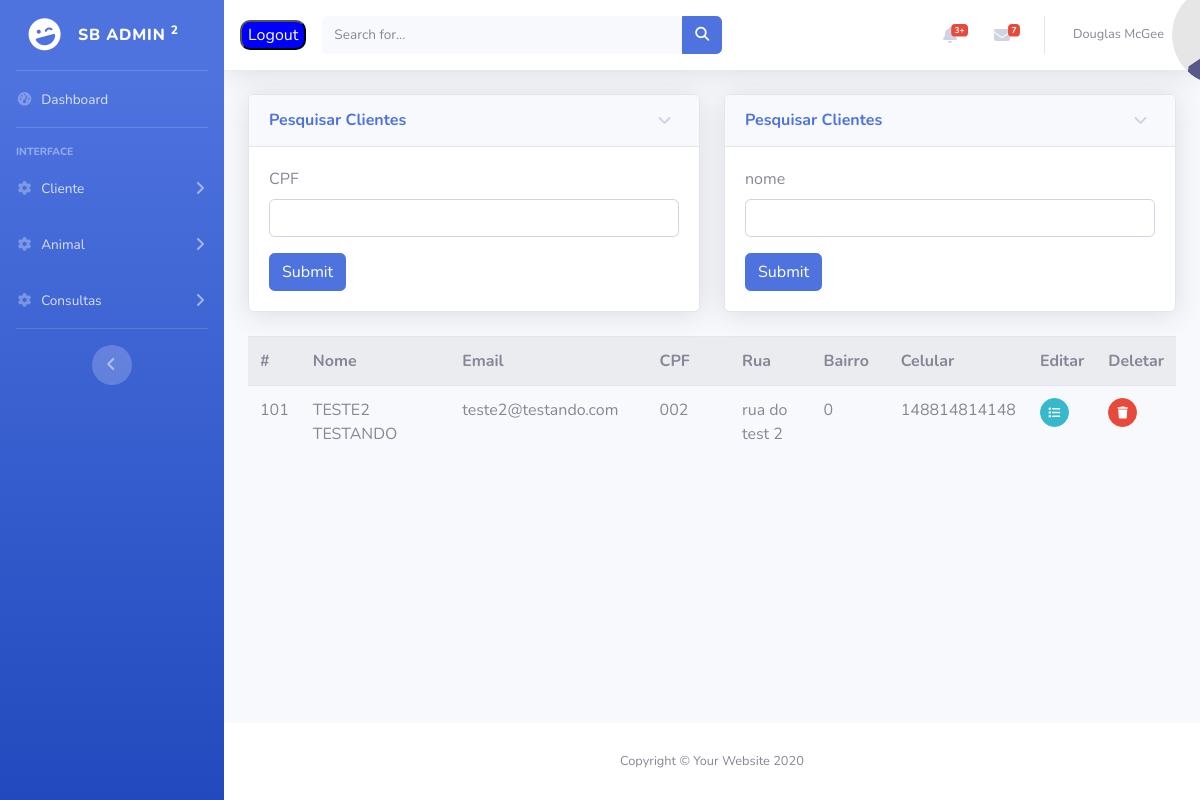
/produto/admin.php?rota=visualizar_cliente, run on an earlier commit of the app's database.
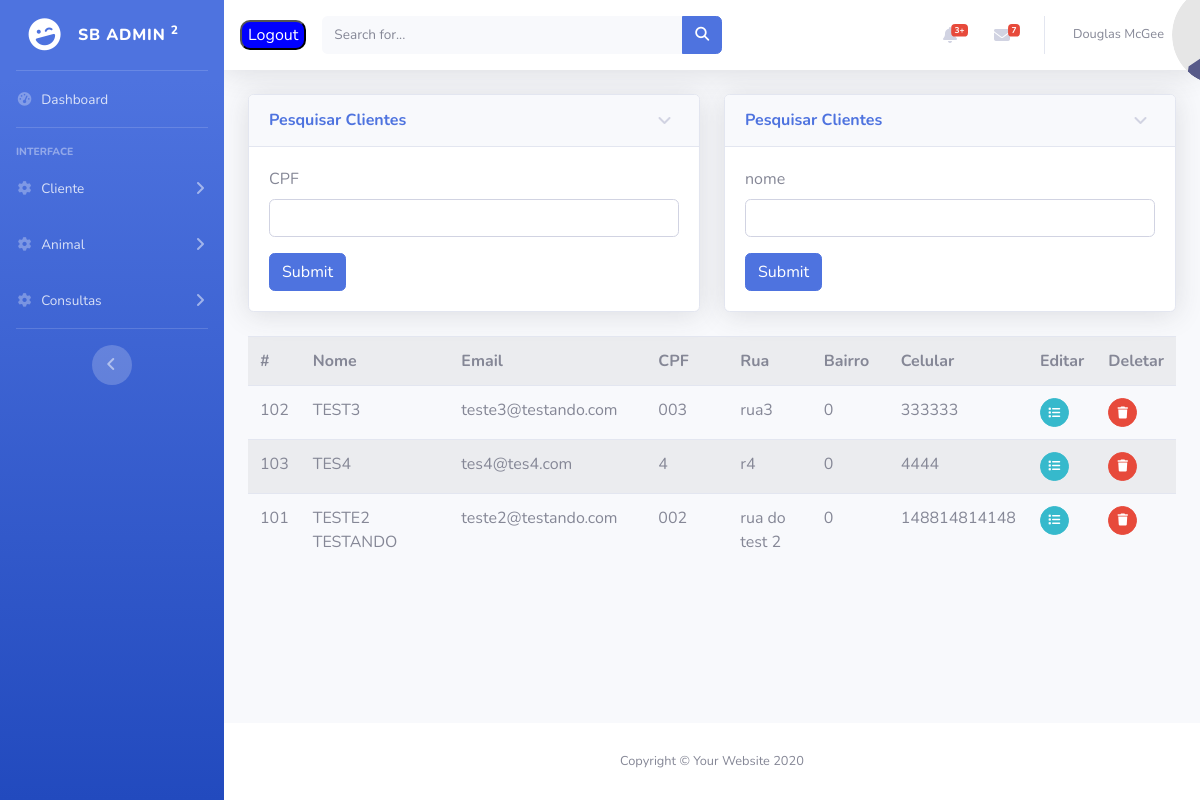
And on a later commit of the database.
### tables this page shows
CREATE TABLE `cliente` (
  `nome_cliente` varchar(40) NOT NULL,
  `id_cliente` int(10) NOT NULL,
  `email_cliente` varchar(20) NOT NULL,
  `cpf_cliente` varchar(15) NOT NULL,
  `celular_cliente` varchar(20) NOT NULL,
  `data_cadastro_cliente` date NOT NULL DEFAULT current_timestamp(),
  `rua_cliente` varchar(40) NOT NULL,
  `bairro_cliente` int(50) DEFAULT NULL
);

### classes/Cliente.php (called while the page is built, shortened)
<?php
include("../classes/Conexao.php");
class Cliente
{
    public $conexaoBD;
    public function  __construct()
    {
        $objConexao = new Conexao();
        $this->conexaoBD = $objConexao->getConexao();
    }
    public function selecionarClientes()
    {
        $sql = "select * from cliente order by data_cadastro_cliente DESC";
        $this->retornoBD = $this->conexaoBD->query($sql);
    }
}

### classes/Conexao.php (called while the page is built)
<?php
class Conexao{
    private $url;
    private $usuario;
    private $senha;
    private $baseDeDados;
    public function __construct() {
        $this->url = "127.0.0.1";
        $this->usuario = "root";
        $this->senha = '';
        $this->baseDeDados = 'clinica_pet';
    }
    public function getConexao() {
        return  new mysqli(
            $this->url,
            $this->usuario,
            $this->senha,
            $this->baseDeDados
        );
    }
}

### include/visualizarCliente.php (the view, shortened to what this page needs)
<?php
include_once("../classes/Cliente.php");
if (isset($_SESSION['administrador'])){
?>
<div class="row">
    <div class="col-lg-6">
        <div class="card shadow mb-8">
            <a href="#collapseCardExample" class="d-block card-header py-3" data-toggle="collapse" role="button" aria-expanded="true" aria-controls="collapseCardExample">
                <h6 class="m-0 font-weight-bold text-primary">Pesquisar Clientes</h6>
            </a>
            <div class="collapse show" id="collapseCardExample">
                <div class="card-body">
                    <form method="POST" action="">
                        <div class="mb-3">
                            <label for="cpf" class="form-label">CPF</label>
                            <input type="text" class="form-control" id="cpf-cliente" aria-describedby="cpfHelp" name="cpfCliente">
                        </div>
                        <button type="submit" class="btn btn-primary">Submit</button>
                    </form>
                </div>
            </div>
        </div>
    </div>
    <div class="col-lg-6">
        <div class="card shadow mb-8">
            <a href="#collapseCardExample" class="d-block card-header py-3" data-toggle="collapse" role="button" aria-expanded="true" aria-controls="collapseCardExample">
                <h6 class="m-0 font-weight-bold text-primary">Pesquisar Clientes</h6>
            </a>
            <div class="collapse show" id="collapseCardExample">
                <div class="card-body">
                    <form method="POST" action="">
                        <div class="mb-3">
                            <label for="nome" class="form-label">nome</label>
                            <input type="text" class="form-control" id="nome-cliente" aria-describedby="nomeHelp" name="nomeCliente">
                        </div>
                        <button type="submit" class="btn btn-primary">Submit</button>
                    </form>
                </div>
            </div>
        </div>
    </div>
</div>
<?php
$objCliente = new Cliente();
if (isset($_GET['id'])) {
    $objCliente->selecionarPorId($_GET['id']);
} else if (isset($_POST['cpfCliente'])) {
    $objCliente->selecionarPorCPF($_POST['cpfCliente']);
} else if (isset($_POST['nomeCliente'])) {
    $objCliente->selecionarPorNome($_POST['nomeCliente']);
} else {
    $objCliente->selecionarClientes();
}
if ($objCliente->retornoBD != null) {
?>
    <br/>
    <div class="row">
        <div class="col-12">
            <table class="table table-striped table-hover">
                <tr>
                    <th width="5%">#</th>
                    <th width="25%">Nome</th>
                    <th width="25%">Email</th>
                    <th width="15%">CPF</th>
                    <th width="15%">Rua</th>
                    <th width="10%">Bairro</th>
                    <th width="10%">Celular</th>
                    <th width="10%">Editar</th>
                    <th width="10%">Deletar</th>
                </tr>
                <?php
                while ($retorno = $objCliente->retornoBD->fetch_object()) {
                    echo '<tr><td>' . $retorno->id_cliente . '</td><td>' .
                        $retorno->nome_cliente . '</td><td>' .
                        $retorno->email_cliente . '</td><td>' .
                        $retorno->cpf_cliente . '</td><td>'.
                        $retorno->rua_cliente . '</td><td>'.
                        $retorno->bairro_cliente . '</td><td>'.
                        $retorno->celular_cliente . '</td>';
                    echo '<td><a href="?rota=editar_cliente&id='.$retorno->id_cliente.'" class="btn btn-info btn-circle btn-sm"><i class="fas fa-list"></i></a></td>';
                    echo '<td><a href="#" class="btn btn-danger btn-circle btn-sm" onclick=\'deletarCliente("' . $retorno->id_cliente . '")\';><i class="fas fa-trash"></i></a></td></tr>';
                }
                ?>
            </table>
        </div>
    </div>
<?php
}
}else{
    header("Location:../index.php");
}
?>

### produto/admin.php (shortened to what this page needs)
<!DOCTYPE html>
<html lang="pt-br">
<head>
    <link href="../vendor/fontawesome-free/css/all.min.css" rel="stylesheet" type="text/css">
    <link href="../css/sb-admin-2.min.css" rel="stylesheet">
</head>
<body id="page-top">
    <div id="wrapper">
        <ul class="navbar-nav bg-gradient-primary sidebar sidebar-dark accordion" id="accordionSidebar">
            <a class="sidebar-brand d-flex align-items-center justify-content-center" href="index.html">
                <div class="sidebar-brand-icon rotate-n-15">
                    <i class="fas fa-laugh-wink"></i>
                </div>
                <div class="sidebar-brand-text mx-3">SB Admin <sup>2</sup></div>
            </a>
            <hr class="sidebar-divider my-0">
            <li class="nav-item">
                <a class="nav-link" href="../dashboard.html">
                    <i class="fas fa-fw fa-tachometer-alt"></i>
                    <span>Dashboard</span></a>
            </li>
            <hr class="sidebar-divider">
            <div class="sidebar-heading">
                Interface
            </div>
            <li class="nav-item">
                <a class="nav-link collapsed" href="#" data-toggle="collapse" data-target="#collapseTwo"
                    aria-expanded="true" aria-controls="collapseTwo">
                    <i class="fas fa-fw fa-cog"></i>
                    <span>Cliente</span>
                </a>
            </li>
            <li class="nav-item">
                <a class="nav-link collapsed" href="#" data-toggle="collapse" data-target="#collapseTwo"
                    aria-expanded="true" aria-controls="collapseTwo">
                    <i class="fas fa-fw fa-cog"></i>
                    <span>Animal</span>
                </a>
            </li>
            <li class="nav-item">
                <a class="nav-link collapsed" href="#" data-toggle="collapse" data-target="#collapseTwo"
                    aria-expanded="true" aria-controls="collapseTwo">
                    <i class="fas fa-fw fa-cog"></i>
                    <span>Consultas</span>
                </a>
            </li>
            <hr class="sidebar-divider">
            <div class="text-center d-none d-md-inline">
                <button class="rounded-circle border-0" id="sidebarToggle"></button>
            </div>
        </ul>
        <div id="content-wrapper" class="d-flex flex-column">
            <div id="content">
                <nav class="navbar navbar-expand navbar-light bg-white topbar mb-4 static-top shadow">
                    <button onclick="window.location.href='./index.php'" onclick="$_SESSION['administrador'] = 'false'" style="background-color:blue;color:white;border-radius:10px;">Logout</button>
                    <form
                        class="d-none d-sm-inline-block form-inline mr-auto ml-md-3 my-2 my-md-0 mw-100 navbar-search">
                        <div class="input-group">
                            <input type="text" class="form-control bg-light border-0 small" placeholder="Search for..."
                                aria-label="Search" aria-describedby="basic-addon2">
                                <div class="input-group-append">
                                    <button class="btn btn-primary" type="button">
                                        <i class="fas fa-search fa-sm"></i>
                                    </button>
                                </div>
                                </div>
                    </form>
                    <ul class="navbar-nav ml-auto">
                        <li class="nav-item dropdown no-arrow mx-1">
                            <a class="nav-link dropdown-toggle" href="#" id="alertsDropdown" role="button"
                                data-toggle="dropdown" aria-haspopup="true" aria-expanded="false">
                                <i class="fas fa-bell fa-fw"></i>
                                <span class="badge badge-danger badge-counter">3+</span>
                            </a>
                        </li>
                        <li class="nav-item dropdown no-arrow mx-1">
                            <a class="nav-link dropdown-toggle" href="#" id="messagesDropdown" role="button"
                                data-toggle="dropdown" aria-haspopup="true" aria-expanded="false">
                                <i class="fas fa-envelope fa-fw"></i>
                                <span class="badge badge-danger badge-counter">7</span>
                            </a>
                        </li>
                        <li class="nav-item dropdown no-arrow">
                            <a class="nav-link dropdown-toggle" href="#" id="userDropdown" role="button"
                                data-toggle="dropdown" aria-haspopup="true" aria-expanded="false">
                                <span class="mr-2 d-none d-lg-inline text-gray-600 small">Douglas McGee</span>
                                <img class="../img-profile rounded-circle"
                                    src="../img/undraw_profile.svg">
                            </a>
                        </li>
                    </ul>
                </nav>
                <div class="container-fluid">
                    <?php
                        include("../include/controlador.php");
                    ?>
                </div>
            </div>
            <footer class="sticky-footer bg-white">
                <div class="container my-auto">
                    <div class="copyright text-center my-auto">
                        <span>Copyright &copy; Your Website 2020</span>
                    </div>
                </div>
            </footer>
        </div>
    </div>
</body>
</html>

### include/controlador.php (shortened to what this page needs)
<?php
include_once("../classes/Cliente.php");
if (isset($_GET['rota'])) {
    switch ($_GET['rota']) {
        case "visualizar_cliente":
            include("../include/visualizarCliente.php");
            break;
    }
}

What changed in the data, as far as the page shows it:
added cliente: id_cliente "102", nome_cliente "TEST3", email_cliente "teste3@testando.com", cpf_cliente "003", rua_cliente "rua3", bairro_cliente "0", celular_cliente "333333"
added cliente: id_cliente "103", nome_cliente "TES4", email_cliente "tes4@tes4.com", cpf_cliente "4", rua_cliente "r4", bairro_cliente "0", celular_cliente "4444"
